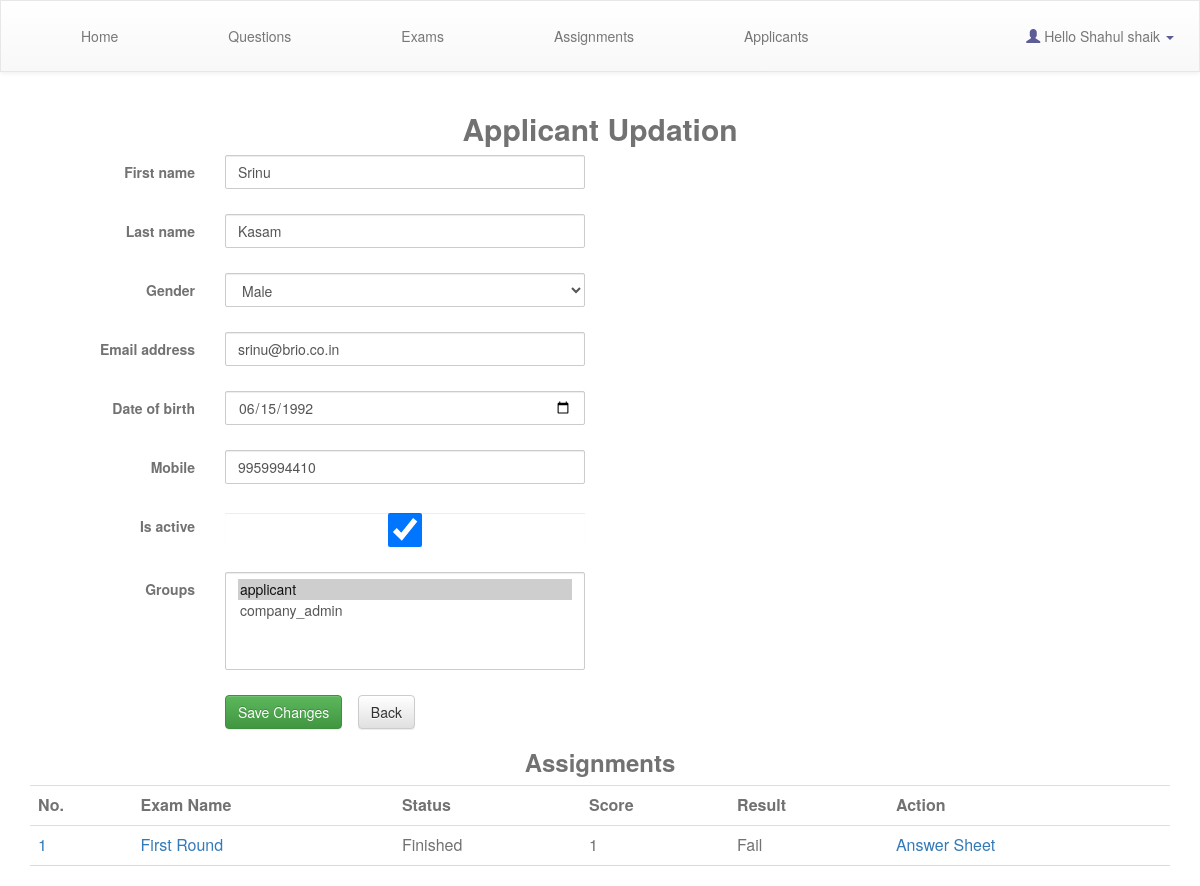
Page /organisation/admin/applicant/update?email=srinu@brio.co.in (signed in) on the committed database.
### users/models.py (models this page shows)
class User(AbstractBaseUser,PermissionsMixin):
	gender_choices = (
        ('male','Male'),
        ('female','Female'),
        ('others','Others'),
        )
	email = models.EmailField(verbose_name='email address',max_length=255,unique=True,)
	first_name = models.CharField(max_length=30)
	last_name = models.CharField(max_length=30)
	gender = models.CharField(max_length=5,choices=gender_choices,default='male')
	phone_regex = RegexValidator(regex=r'^(0|91)?[789][0-9]{9}$', message="Enter valid phone number")
	mobile = models.CharField(max_length=13,validators=[phone_regex])
	date_of_birth = models.DateField(blank=True,null=True)
	date_joined = models.DateTimeField('date joined',default=datetime.now)
	is_active=models.BooleanField(default=True)
	is_staff=models.BooleanField(default=False)
	is_admin=models.BooleanField(default=False)
	username=models.CharField(max_length=255,blank=True,null=True)
	objects=UserManager()
	USERNAME_FIELD = 'email'
	REQUIRED_FIELDS = []
	def __str__(self):
		return self.first_name+" "+self.last_name

### exam/models.py (models this page shows, shortened)
class Assignment(models.Model):
    PENDING = 'pending'
    ABORTED = 'aborted'
    FINISHED = 'finished'
    TIMEOUT = 'timeout'
    PASS = 'pass'
    FAIL = 'fail'
    STATUS_CHOICE = (
        (PENDING,'Pending'),
        (ABORTED,'Aborted'),
        (FINISHED,'Finished'),
        (TIMEOUT,'Timeout'),
        )
    EXAM_CHOICE= (
        (PASS,'Pass'),
        (FAIL,'Fail'),
        )
    user = models.ForeignKey(settings.AUTH_USER_MODEL,on_delete=models.CASCADE)
    exam = models.ForeignKey(Exam,on_delete=models.CASCADE)
    score = models.IntegerField(default=0)
    status = models.CharField(max_length=10,choices=STATUS_CHOICE,default=PENDING)
    exam_status = models.CharField(max_length=10,choices=EXAM_CHOICE,default=None,blank=True,null=True)
    name_slug = models.CharField(max_length=50,blank=True,null=True)
    attempts = models.ManyToManyField(Attempt,blank=True)
    duration = models.FloatField(help_text='Duration in seconds')

class Exam(models.Model):
    name = models.CharField(max_length=100,blank = False,unique=True)
    name_slug = models.CharField(max_length=100)
    question_paper = models.ManyToManyField(Question)
    def __str__(self):
        return self.name

### exam/views.py (the view, shortened to what this page needs)
# urls.py: path('organisation/admin/applicant/update',views.admin_applicant_update ,name='admin-applicant-update'),
@login_required
def admin_applicant_update(request):
	instance=User.objects.get(email=request.GET.get('email'))
	if request.method=='GET':
		applicant_form=AdminUpdateProfileForm(instance=instance)
		assignment_list=Assignment.objects.filter(user=instance)
		context={
		'assignment_list':assignment_list,
		'applicant_form':applicant_form,
		}
		return render(request,'exam/admin_applicant_update.html',context=context)
	return redirect('exam:admin-applicants')

### exam/forms.py
class AdminUpdateProfileForm(forms.ModelForm):
	def __init__(self, *args, **kwargs):
		super(AdminUpdateProfileForm, self).__init__(*args, **kwargs)
		for field in self.fields:
			self.fields[field].widget.attrs["class"] = "form-control"
			if field =='is_active':
				self.fields[field].widget.attrs['type']= "radio"
			if field=='groups' or field=='gender':
				self.fields[field].widget.attrs["class"] = "form-control selectpicker"
	class Meta:
		model = User
		fields = ('first_name','last_name','gender','email','date_of_birth','mobile','is_active','groups')
		widgets = {
            'date_of_birth': DateInput(),
            }

### exam/templates/exam/admin_applicant_update.html (shortened to what this page needs)
{% extends 'exam/admin-base.html' %}
{% block content %}
<h2 id="menu_heading">Applicant Updation</h2>
<form class="form-horizontal inputForm" method="post" action="">
{% for field in applicant_form %}
    <div class="form-group">
      <label class="control-label col-sm-2" for="field">{{ field.label }} {{ form.errors }}</label>
      <div class="col-sm-4">
		{{ field }}
		</div>
    </div>
{% endfor %}
    <div class="form-group">
      <div class="col-sm-offset-2 col-sm-10">
        <button type="submit" class="btn btn-success">Save Changes</button>&nbsp;&nbsp;&nbsp;
        <a class="btn btn-default" href="{% url 'exam:admin-applicants' %}">Back</a>
      </div>
    </div>
  </form>
{% if assignment_list %}
<h3 id="menu_heading">Assignments</h3>
<table class="table">
  <tr>
    <th>
      No.
    </th>
    <th>
      Exam Name
    </th>
    <th>
      Status
    </th>
    <th>
      Score
    </th>
    <th>
      Result
    </th>
    <th>
      Action
    </th>
  </tr>
  {% for assignment in assignment_list %}
  <tr>
    <td><a href="{% url 'exam:admin-assignment-update' id=assignment.id %}">{{ forloop.counter }}</a></td>
    <td><a href="{% url 'exam:admin-exam-update' id=assignment.exam.id %}">{{ assignment.exam }}</a></td>
    <td>{{ assignment.get_status_display }}</td>
    <td>{{ assignment.score }}</td>
    <td>{{ assignment.get_exam_status_display|default_if_none:"---" }}</td>
    <td><a href="{% url 'exam:admin-assignment-result' id=assignment.id %}">Answer Sheet</a></td>
  </tr>
  {% endfor %}
</table>
{% else %}
<h3 id="menu_heading">No Assignments are available</h3>
{% endif %}
  {% endblock %}

### exam/templates/exam/admin-base.html (shortened to what this page needs)
{% load staticfiles %}
{% load static %}
<html>
<head>
        <link rel="stylesheet" type="text/css" href="//maxcdn.bootstrapcdn.com/bootstrap/3.2.0/css/bootstrap.min.css">
        <link rel="stylesheet" type="text/css" href="//maxcdn.bootstrapcdn.com/bootstrap/3.2.0/css/bootstrap-theme.min.css">
        <link rel="stylesheet" type="text/css" href="{% static 'style.css' %}">
      <link rel="stylesheet" href="https://cdnjs.cloudflare.com/ajax/libs/bootstrap-select/1.12.4/css/bootstrap-select.min.css">
<link href="https://cdnjs.cloudflare.com/ajax/libs/select2/4.0.6-rc.0/css/select2.min.css" rel="stylesheet" />
<body>
<nav class="navbar navbar-default">
  <div class="container-fluid" id="topheader">
    <ul class="nav navbar-nav admin_home_buttons" id="admin_home_buttons">
      <li class="active"><a href="{% url 'exam:index' %}">Home</a></li>
      <li><a href="{% url 'exam:admin-questions' %}">Questions</a></li>
      <li><a href="{% url 'exam:admin-exam' %}">Exams</a></li>
      <li><a href="{% url 'exam:admin-assignment' %}">Assignments</a></li>
      <li><a href="{% url 'exam:admin-applicants' %}">Applicants</a></li>
    </ul>
    <ul class="nav navbar-nav navbar-right">
    	<li class="dropdown">
   <a class="dropdown-toggle" data-toggle="dropdown" href="#"><span class="glyphicon glyphicon-user"></span> Hello {{ request.user }} <span class="caret"></span></a>
      </li>
    </ul>
  </div>
</nav>
<div class="container" id="ajaxbody">
{% block content %}
{% endblock %}
</div>
</body>

### static/style.css (style rules this page uses)
body { background-repeat: no-repeat; color:#727272; }
.navbar { border-radius: 0; padding:10px; }
table { padding: 20px; }
tr:last-child { border-bottom:1px solid #dadada; }
.container { border:1px; }
.admin_home_buttons li { margin:0px 20px; padding: 0px 20px; border:2px; color: red; }
span { color: #5d5d96; }
#menu_heading { text-align:center; font-weight: bold; }
.form-control { border-radius: 2px }

### rows in the picture
User: user "Shahul shaik"
User: applicant_form "Srinu" "Kasam" "Male" "srinu@brio.co.in" "06/15/1992" "9959994410" "☑"
Assignment: exam "First Round", status "Finished", score "1", exam_status "Fail"

### other values in the picture
{{ field.label }} "First name" "Last name" "Gender" "Email address" "Date of birth" "Mobile" "Is active" "Groups"
